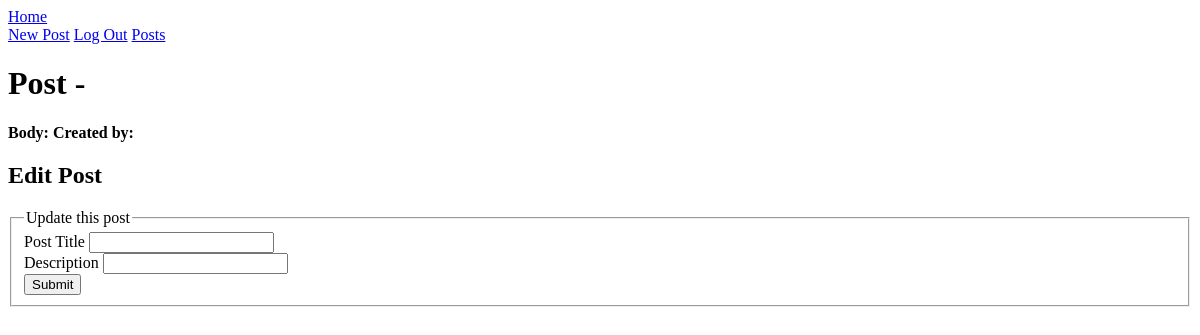
The app's page /post/3 (signed in), older data.
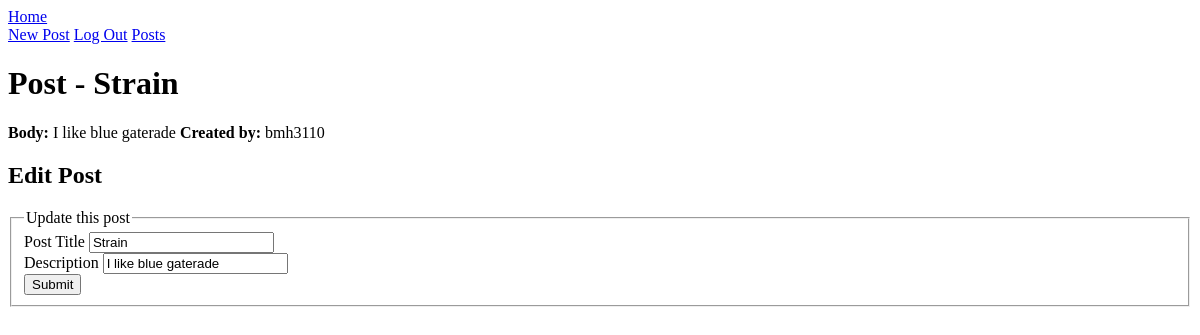
The same page, newer data.
### text_snip/models.py (models this page shows, shortened)
class Post(db.Model):
    id = db.Column(db.Integer, primary_key=True)
    title = db.Column(db.String(80), nullable=False)
    description = db.Column(db.String(400), nullable=False)
    category = db.Column(db.Enum(PostCategory), default=PostCategory.OTHER)
    created_by_id = db.Column(db.Integer, db.ForeignKey('user.id'))
    created_by = db.relationship('User')
    users_post = db.relationship('User', secondary='user_posts', back_populates='posts')

class User(UserMixin, db.Model):
    id = db.Column(db.Integer, primary_key=True)
    username = db.Column(db.String(50), nullable=False)
    password = db.Column(db.String(50), nullable=False)
    posts = db.relationship('Post', secondary='user_posts', back_populates='users_post')
    def __str__(self):
        return f'{self.username}'

### text_snip/main/routes.py (the view, shortened to what this page needs)
@main.route('/post/<post_id>', methods=['GET', 'POST'])
@login_required
def post_detail(post_id):
    post = Post.query.get(post_id)
    form = PostForm(obj=post)
    post = Post.query.get(post_id)
    return render_template('post_detail.html', post=post, form = form)

### text_snip/main/forms.py
class PostForm(FlaskForm):
    title = StringField('Post Title', validators=[DataRequired(), Length(min=3, max=80)])
    description = StringField('Description', validators=[DataRequired(), Length(min=3, max=400)])
    post_id = db.Column(
        db.Integer, db.ForeignKey('post.id'), nullable=False)
    submit = SubmitField('Submit')

### text_snip/__init__.py (called while the page is built)
@login_manager.user_loader
def load_user(user_id):
    return User.query.get(user_id)

### text_snip/templates/post_detail.html (shortened to what this page needs)
{% extends 'base.html' %}
{% block content %}
<h1>Post - {{ post.title }}</h1>
<strong>Body:</strong> {{ post.description }}
<strong>Created by:</strong> {{post.created_by}}
<h2>Edit Post</h2>
<form
  action="{{ url_for('main.post_detail', post_id=post.id) }}"
  method="POST"
>
  <fieldset>
    <legend>Update this post</legend>
    <div>
      {{ form.title.label }} {{ form.title }}
    </div>
    <div>
      {{ form.description.label }} {{ form.description }}
    </div>
    {{ form.submit }}
  </fieldset>
</form>
{% endblock %}

Row changes from the older to the newer data that the page shows:
added Post: title "Strain", description "I like blue gaterade"
now on this page (row unchanged): User: created_by "bmh3110"
